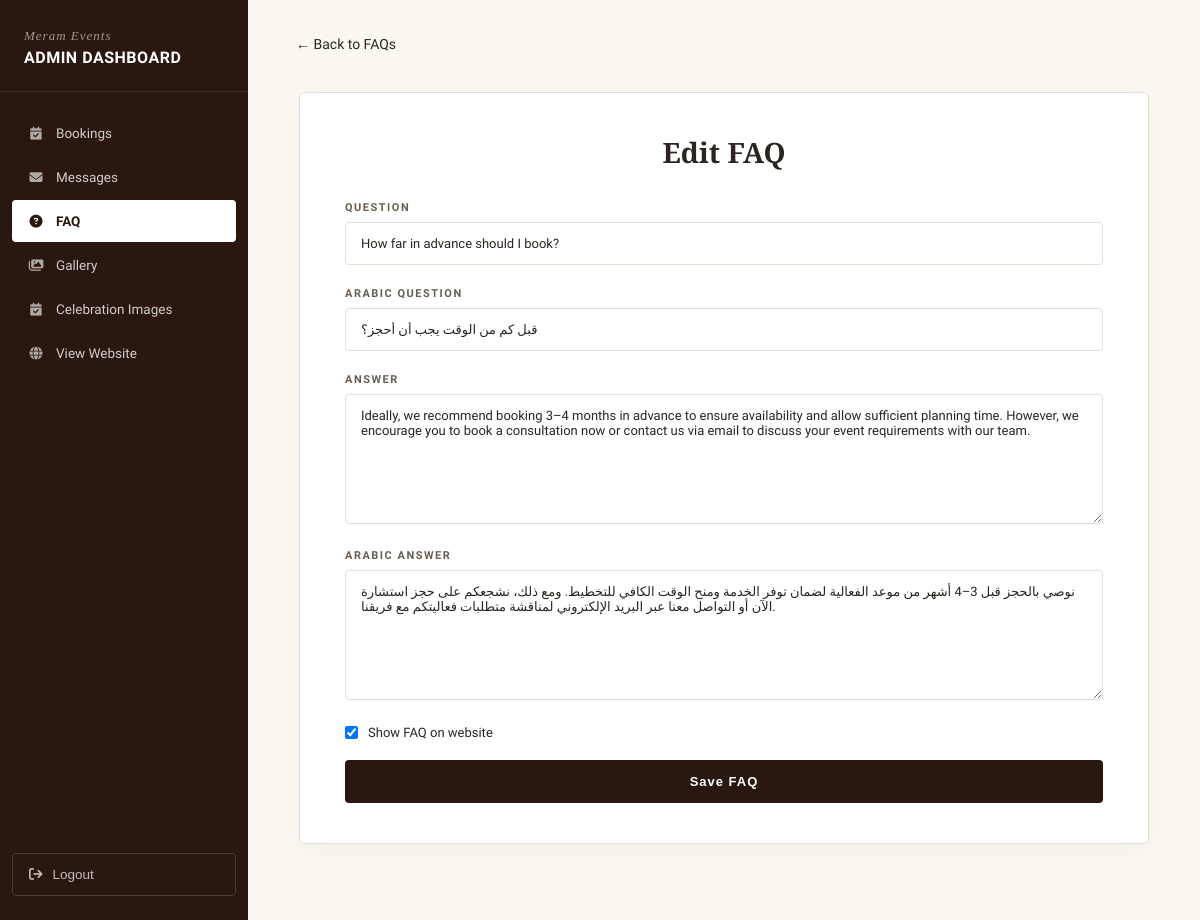
The page /dashboard/faqs/2/ (signed in) on the database its author committed.
### main/models.py (models this page shows, shortened)
class FAQ(models.Model):
    CATEGORY_CHOICES = [
        ('general', 'General'),
        ('wedding', 'Wedding'),
        ('corporate', 'Corporate'),
        ('booking', 'Booking'),
    ]
    question = models.CharField(max_length=500)
    question_ar = models.CharField(max_length=500, blank=True, null=True)
    answer = models.TextField()
    answer_ar = models.TextField(blank=True, null=True)
    category = models.CharField(
        max_length=50,
        choices=CATEGORY_CHOICES,
        default='general'
    )
    order = models.IntegerField(default=0)
    is_active = models.BooleanField(default=True)
    class Meta:
        ordering = ['order']

### main/views.py (the view, shortened to what this page needs)
@login_required(login_url='dashboard_login')
def dashboard_faq_detail(request,pk):
    faq=get_object_or_404(FAQ,pk=pk)
    return render(request,"dashboard/faq_form.html",{
        "faq":faq,
        "active_page":"faq"
    })

### main/templates/dashboard/faq_form.html (shortened to what this page needs)
{% extends 'dashboard/dashboard_base.html' %}
{% block dashboard_content %}
<a href="{% url 'dashboard_faqs' %}" class="bd-back">
    ← Back to FAQs
</a>
<div class="faq-form-wrapper">
    <div class="faq-form-card">
        <h3>
            {% if faq %}
            Edit FAQ
            {% else %}
            Add New FAQ
            {% endif %}
        </h3>
        <form method="post">
            <div class="faq-field">
                <label>
                    Question
                </label>
                <input class="faq-input" name="question" value="{{faq.question}}" placeholder="Enter question">
            </div>
            <div class="faq-field">
                <label>
                    Arabic Question
                </label>
                <input class="faq-input" name="question_ar" value="{{faq.question_ar}}"
                    placeholder="Enter Arabic question">
            </div>
            <div class="faq-field">
                <label>
                    Answer
                </label>
                <textarea class="faq-textarea" name="answer" placeholder="Enter answer">{{faq.answer}}</textarea>
            </div>
            <div class="faq-field">
                <label>
                    Arabic Answer
                </label>
                <textarea class="faq-textarea" name="answer_ar"
                    placeholder="Enter Arabic answer">{{faq.answer_ar}}</textarea>
            </div>
            <label class="faq-active">
                <input type="checkbox" name="is_active" {% if faq.is_active %}checked{% endif %}>
                Show FAQ on website
            </label>
            <button class="faq-save">
                Save FAQ
            </button>
        </form>
    </div>
</div>
{% endblock %}

### main/templates/dashboard/dashboard_base.html (style rules this page uses)
:root { --db-dark: #2A1810; --db-dark-2: #311F13; --db-maroon: #3D1A12; --db-cream: #FBF8F2; --db-border: #E5DFD3; --db-text: #2C2420; --db-text-mid:#6B5D50; --db-red: #B23A2E; --db-green: #3F7D4A; --db-gold: #C9A96E; }
* { margin:0;padding:0;box-sizing:border-box; }
body { font-family:'Hanken Grotesk',sans-serif; background:var(--db-cream); color:var(--db-text); font-size:14px; }
a { text-decoration:none;color:inherit; }

### main/templates/dashboard/faq_form.html (style rules this page uses)
.faq-form-wrapper { max-width: 850px; margin: 40px auto; }
.faq-form-card { background: #fff; border: 1px solid var(--db-border); border-radius: 6px; padding: 40px 45px; box-shadow: 0 8px 25px rgba(0, 0, 0, 0.04); }
.faq-form-card h3 { font-family: 'Cormorant Garamond', serif; font-size: 28px; color: var(--db-text); margin-bottom: 30px; text-align: center; }
.faq-field { margin-bottom: 22px; }
.faq-field label { display: block; font-size: 11px; letter-spacing: 1.5px; text-transform: uppercase; color: var(--db-text-mid); font-weight: 600; margin-bottom: 8px; }
.faq-input, .faq-textarea, .faq-select { width: 100%; border: 1px solid var(--db-border); background: #fff; padding: 13px 15px; font-family: 'Hanken Grotesk', sans-serif; font-size: 13px; color: var(--db-text); border-radius: 4px; }
.faq-textarea { min-height: 130px; resize: vertical; }
.faq-active { display: flex; align-items: center; gap: 10px; font-size: 13px; color: var(--db-text); margin: 20px 0; }
.faq-save { width: 100%; padding: 14px; background: var(--db-dark); color: white; border: none; border-radius: 4px; font-size: 13px; font-weight: 600; letter-spacing: 1px; cursor: pointer; transition: .2s; }

### rows shown on the page
FAQ: question "How far in advance should I book?", question_ar "قبل كم من الوقت يجب أن أحجز؟", answer "Ideally, we recommend booking 3–4 months in advance to ensure availability and allow sufficient planning time. However, we encourage you to book a consultation now or contact us via email to discuss your event requirements with our team.", answer_ar "نوصي بالحجز قبل 3–4 أشهر من موعد الفعالية لضمان توفر الخدمة ومنح الوقت الكافي للتخطيط. ومع ذلك، نشجعكم على حجز استشارة الآن أو التواصل معنا عبر البريد الإلكتروني لمناقشة متطلبات فعاليتكم مع فريقنا.", is_active "☑"
